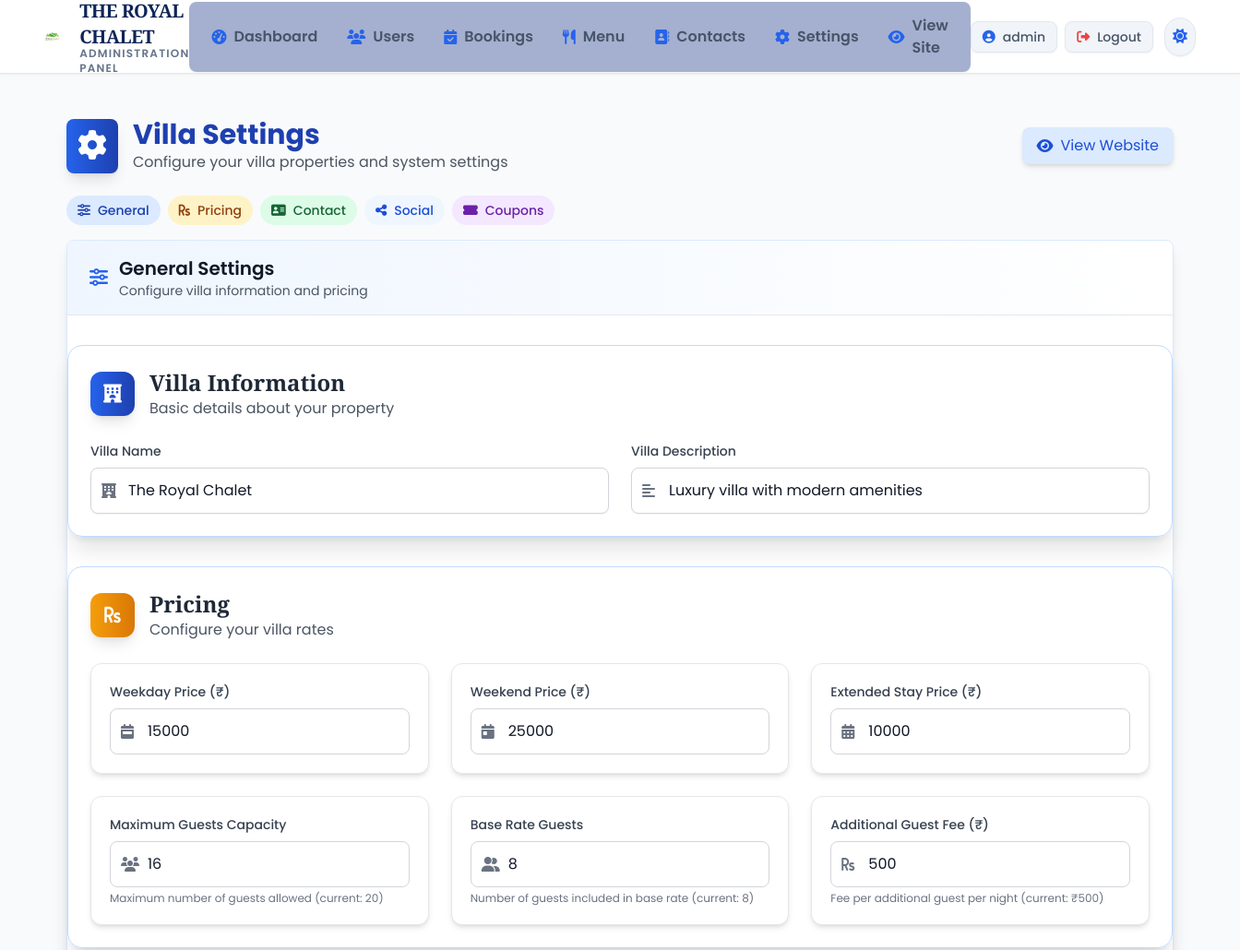
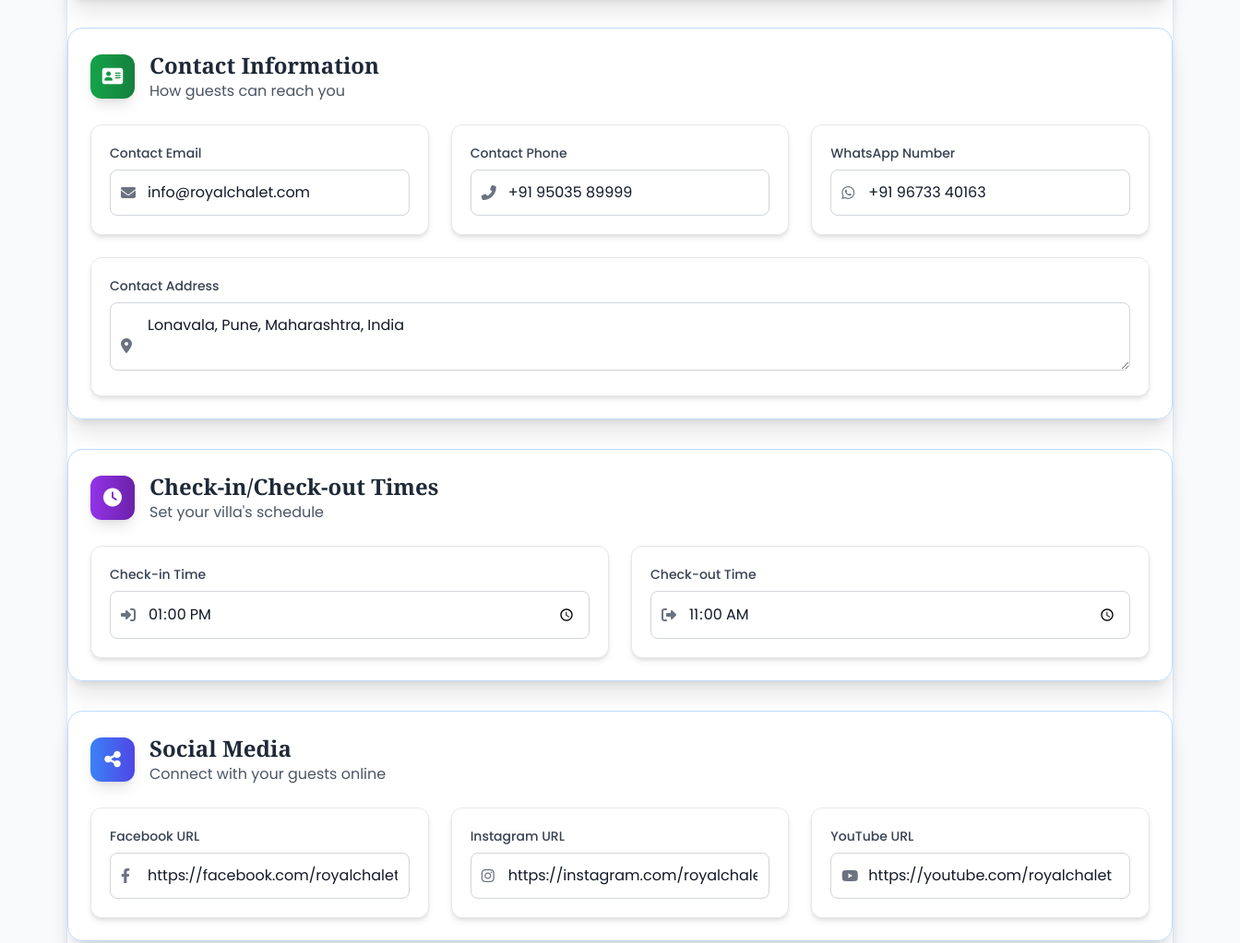
Before: /admin/settings (signed in, upper part) with the older database file (2 pictures, top to bottom).
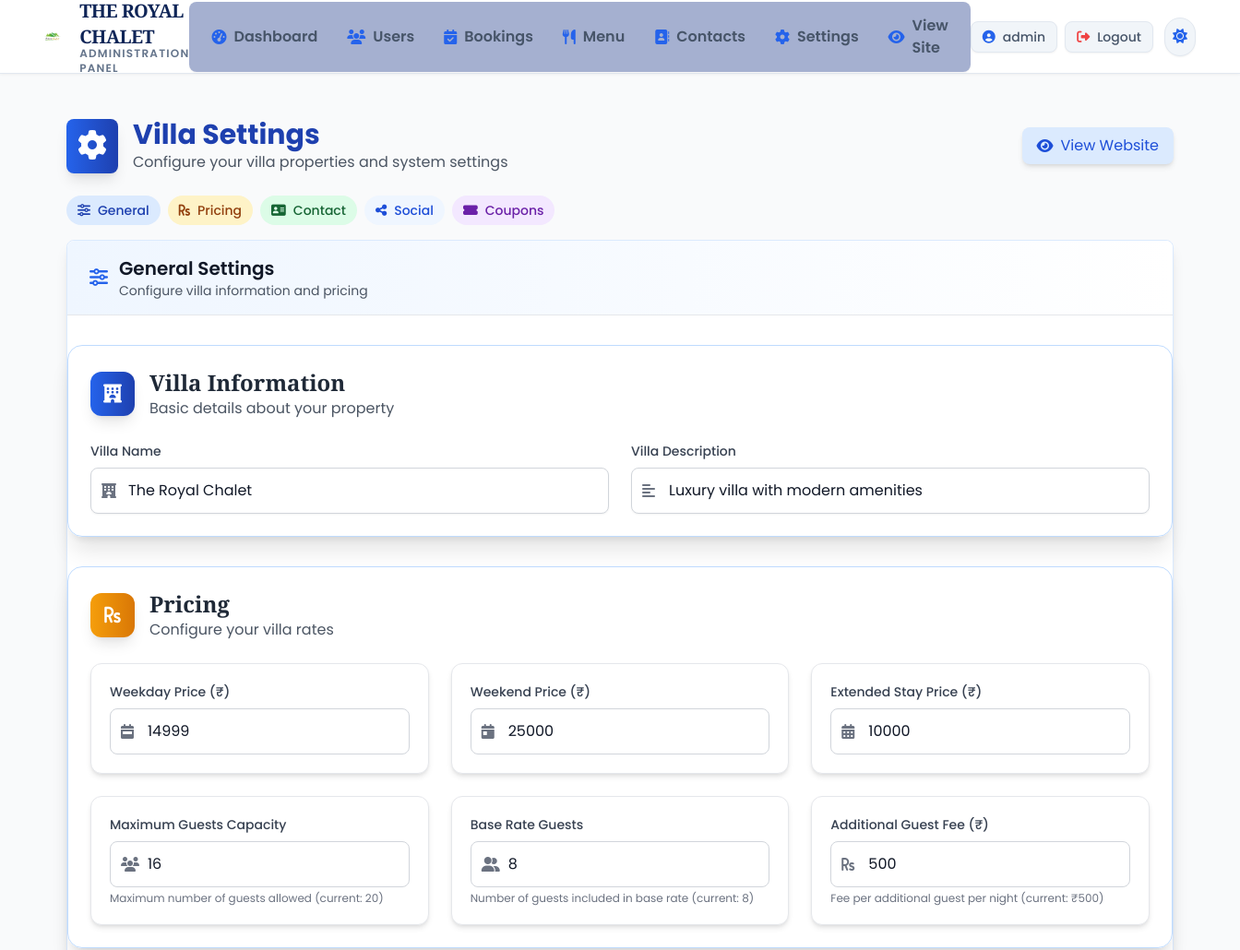
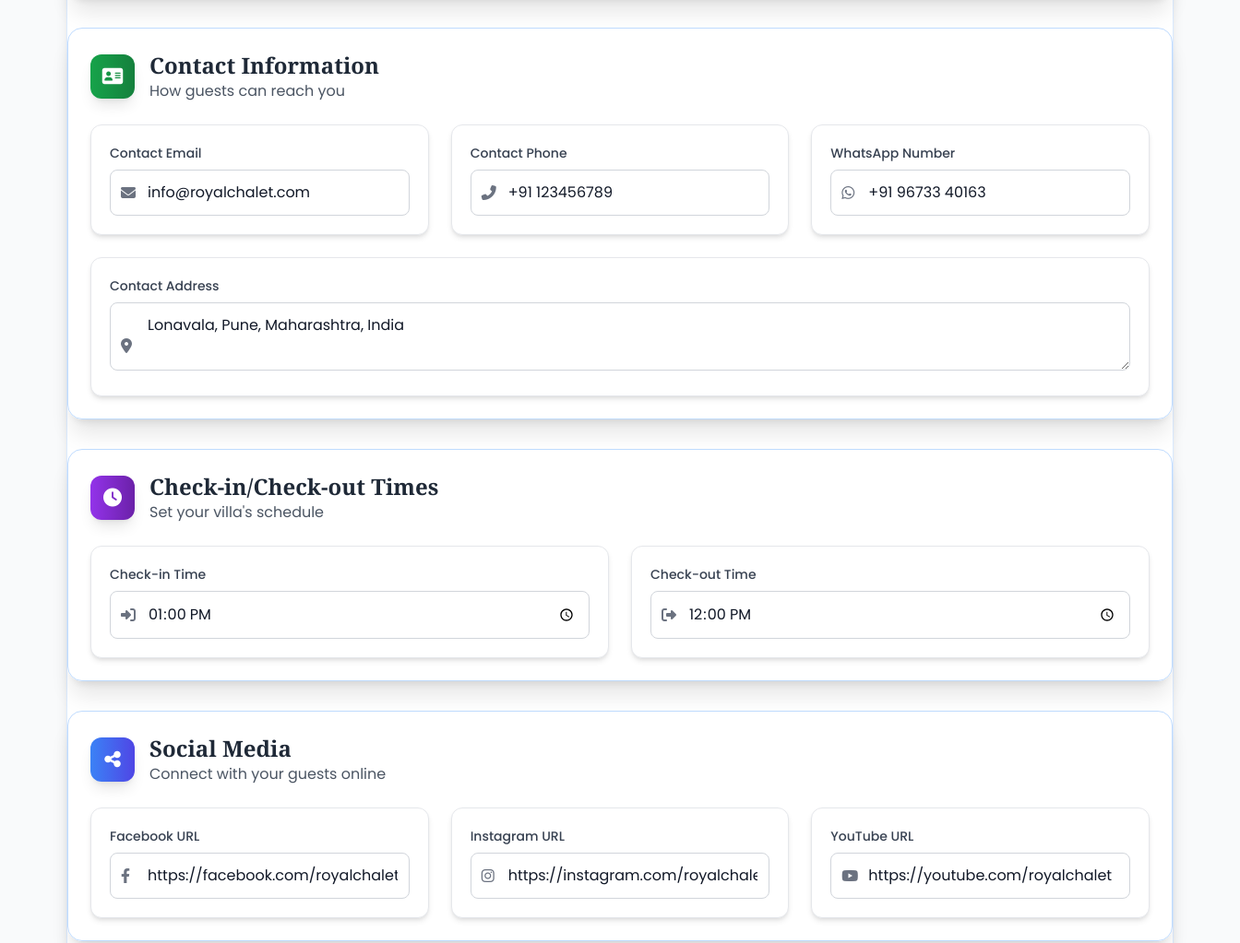
After: the same page with the newer database file (2 pictures, top to bottom).
### models.py (models this page shows)
class VillaSettings(db.Model):
    id = db.Column(db.Integer, primary_key=True)
    setting_key = db.Column(db.String(100), unique=True, nullable=False)
    setting_value = db.Column(db.Text, nullable=False)
    description = db.Column(db.String(200))
    updated_at = db.Column(db.DateTime, default=lambda: datetime.now(timezone.utc), onupdate=lambda: datetime.now(timezone.utc))

### app.py (the view, shortened to what this page needs)
@app.route('/admin/settings', methods=['GET', 'POST'])
@login_required
@admin_required
def admin_settings():
    settings = {}
    for setting in VillaSettings.query.all():
        settings[setting.setting_key] = setting.setting_value
    return render_template('admin/admin_settings.html', settings=settings)

### app.py (called while the page is built)
def admin_required(f):
    @wraps(f)
    def decorated_function(*args, **kwargs):
        if not current_user.is_admin:
            flash('You need to be an admin to access this page.', 'danger')
            return redirect(url_for('index'))
        return f(*args, **kwargs)
    return decorated_function

@app.context_processor
def inject_now():
    return {'now': datetime.now()}

@app.context_processor
def inject_settings():
    settings = {}
    try:
        for setting in VillaSettings.query.all():
            settings[setting.setting_key] = setting.setting_value
    except:
        pass
    return {'villa_settings': settings}

@login_manager.user_loader
def load_user(user_id):
    return User.query.get(int(user_id))

@app.after_request
def add_header(response):
    if 'Cache-Control' not in response.headers:
        response.headers['Cache-Control'] = 'public, max-age=31536000'
    return response

### templates/admin/admin_settings.html (shortened to what the changed rows need)
{% extends 'admin/admin_base.html' %}
{% block content %}
<div class="p-6 bg-gray-50 dark:bg-gray-800 transition-colors duration-300">
    <div class="flex justify-between items-center mb-6">
        <div class="flex items-center">
            <div>
                <h1 class="text-3xl font-bold text-blue-800 dark:text-blue-400">Villa Settings</h1>
            </div>
        </div>
    </div>
    <div class="bg-white dark:bg-gray-900 rounded-lg shadow-lg border border-blue-100 dark:border-blue-900 transition-all duration-300 hover:shadow-xl">
        <div class="px-6 py-4 border-b border-gray-200 dark:border-gray-700 bg-gradient-to-r from-blue-50 to-white dark:from-gray-800 dark:to-gray-900 rounded-t-lg">
            <div class="flex items-center">
                <div>
                    <h2 class="text-xl font-semibold text-gray-900 dark:text-white">General Settings</h2>
                </div>
            </div>
        </div>
        <form id="villa-settings-form" method="POST" class="space-y-8">
            <div id="section-pricing" class="bg-white/90 dark:bg-gray-800/90 rounded-2xl shadow-xl p-6 backdrop-blur-md border border-blue-200 dark:border-blue-800 transition-colors duration-300">
                <div class="grid grid-cols-1 md:grid-cols-3 gap-6">
                    <div class="group bg-white dark:bg-gray-700 p-5 rounded-xl border border-gray-200 dark:border-gray-600 shadow-md hover:shadow-lg transition-all duration-200 hover:border-amber-300 dark:hover:border-amber-500 transform hover:translate-y-[-3px]">
                        <div class="relative">
                            <span class="absolute inset-y-0 left-0 flex items-center pl-3 text-gray-500 dark:text-gray-400">
                                <i class="fas fa-calendar-week"></i>
                            </span>
                            <input type="number" id="weekday_price" name="weekday_price"
                                    value="{{ settings.get('weekday_price', '10000') }}"
                                    class="w-full pl-10 px-3 py-3 border border-gray-300 dark:border-gray-600 bg-white dark:bg-gray-800 rounded-lg focus:outline-none focus:ring-2 focus:ring-amber-500 dark:focus:ring-amber-400 transition-all duration-200">
                        </div>
                    </div>
                </div>
            </div>
            <div id="section-contact" class="bg-white/90 dark:bg-gray-800/90 rounded-2xl shadow-xl p-6 backdrop-blur-md border border-blue-200 dark:border-blue-800 transition-colors duration-300">
                <div class="grid grid-cols-1 md:grid-cols-3 gap-6">
                    <div class="group bg-white dark:bg-gray-700 p-5 rounded-xl border border-gray-200 dark:border-gray-600 shadow-md hover:shadow-lg transition-all duration-200 hover:border-green-300 dark:hover:border-green-500 transform hover:translate-y-[-3px]">
                        <div class="relative">
                            <span class="absolute inset-y-0 left-0 flex items-center pl-3 text-gray-500 dark:text-gray-400">
                                <i class="fas fa-phone-alt"></i>
                            </span>
                            <input type="tel" id="contact_phone" name="contact_phone"
                                    value="{{ settings.get('contact_phone', '+91 98765 43210') }}"
                                    class="w-full pl-10 px-3 py-3 border border-gray-300 dark:border-gray-600 bg-white dark:bg-gray-800 rounded-lg focus:outline-none focus:ring-2 focus:ring-green-500 dark:focus:ring-green-400 transition-all duration-200">
                        </div>
                    </div>
                </div>
            </div>
            <div id="section-social" class="bg-white/90 dark:bg-gray-800/90 rounded-2xl shadow-xl p-6 backdrop-blur-md border border-blue-200 dark:border-blue-800 transition-colors duration-300">
                <div class="grid grid-cols-1 md:grid-cols-2 gap-6">
                    <div class="group bg-white dark:bg-gray-700 p-5 rounded-xl border border-gray-200 dark:border-gray-600 shadow-md hover:shadow-lg transition-all duration-200 hover:border-purple-300 dark:hover:border-purple-500 transform hover:translate-y-[-3px]">
                        <div class="relative">
                            <span class="absolute inset-y-0 left-0 flex items-center pl-3 text-gray-500 dark:text-gray-400">
                                <i class="fas fa-sign-out-alt"></i>
                            </span>
                            <input type="time" id="check_out_time" name="check_out_time"
                                    value="{{ settings.get('check_out_time', '11:00') }}"
                                    class="w-full pl-10 px-3 py-3 border border-gray-300 dark:border-gray-600 bg-white dark:bg-gray-800 rounded-lg focus:outline-none focus:ring-2 focus:ring-purple-500 dark:focus:ring-purple-400 transition-all duration-200">
                        </div>
                    </div>
                </div>
            </div>
        </form>
    </div>
</div>
{% endblock %}

Changed rows visible on the page:
changed VillaSettings (number 3 of 16 on the later page): weekday_price "15000" → "14999"
changed VillaSettings (number 9 of 16 on the later page): contact_phone "+91 95035 89999" → "+91 123456789"
changed VillaSettings (number 13 of 16 on the later page): check_out_time "11:00" → "12:00"
